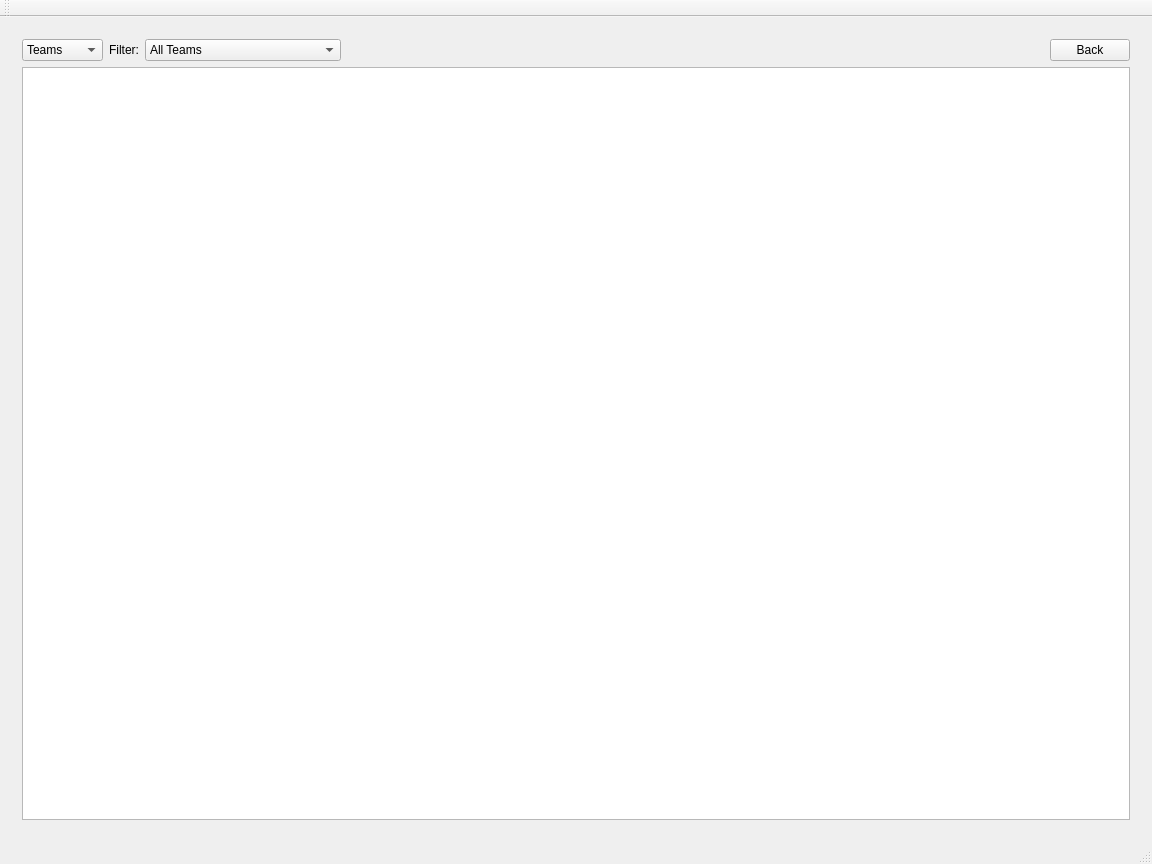
<?xml version="1.0" encoding="UTF-8"?>
<ui version="4.0">
 <class>MainWindow</class>
 <widget class="QMainWindow" name="MainWindow">
  <property name="geometry">
   <rect>
    <x>0</x>
    <y>0</y>
    <width>1152</width>
    <height>864</height>
   </rect>
  </property>
  <property name="windowTitle">
   <string>MainWindow</string>
  </property>
  <widget class="QWidget" name="centralWidget">
   <layout class="QGridLayout" name="gridLayout">
    <item row="0" column="0">
     <widget class="QStackedWidget" name="stWid">
      <property name="currentIndex">
       <number>2</number>
      </property>
      <widget class="QWidget" name="page_home">
       <widget class="QPushButton" name="btn_go_to_stadium_capacity">
        <property name="geometry">
         <rect>
          <x>460</x>
          <y>130</y>
          <width>161</width>
          <height>31</height>
         </rect>
        </property>
        <property name="text">
         <string>Stadium Capacity</string>
        </property>
       </widget>
       <widget class="QPushButton" name="pushButton_teams_stadiums">
        <property name="geometry">
         <rect>
          <x>460</x>
          <y>180</y>
          <width>161</width>
          <height>31</height>
         </rect>
        </property>
        <property name="text">
         <string>Teams and Stadiums</string>
        </property>
       </widget>
       <widget class="QPushButton" name="adminLoginButton">
        <property name="geometry">
         <rect>
          <x>960</x>
          <y>30</y>
          <width>121</width>
          <height>31</height>
         </rect>
        </property>
        <property name="text">
         <string>Admin Login</string>
        </property>
       </widget>
      </widget>
      <widget class="QWidget" name="page_stadium_capacity">
       <layout class="QGridLayout" name="gridLayout_4">
        <item row="0" column="0">
         <widget class="QTableView" name="tableView_stadium_capacity_list">
          <property name="selectionMode">
           <enum>QAbstractItemView::NoSelection</enum>
          </property>
          <property name="selectionBehavior">
           <enum>QAbstractItemView::SelectRows</enum>
          </property>
         </widget>
        </item>
        <item row="1" column="0">
         <layout class="QGridLayout" name="gridLayout_3">
          <item row="0" column="0">
           <spacer name="horizontalSpacer_2">
            <property name="orientation">
             <enum>Qt::Horizontal</enum>
            </property>
            <property name="sizeHint" stdset="0">
             <size>
              <width>40</width>
              <height>20</height>
             </size>
            </property>
           </spacer>
          </item>
          <item row="0" column="1">
           <layout class="QFormLayout" name="formLayout">
            <item row="0" column="0">
             <widget class="QLabel" name="label">
              <property name="text">
               <string>Total Seating Capacity: </string>
              </property>
             </widget>
            </item>
            <item row="0" column="1">
             <widget class="QLineEdit" name="lineEdit_stadium_capacity">
              <property name="readOnly">
               <bool>true</bool>
              </property>
             </widget>
            </item>
           </layout>
          </item>
         </layout>
        </item>
        <item row="2" column="0">
         <layout class="QGridLayout" name="gridLayout_2">
          <item row="0" column="1">
           <widget class="QPushButton" name="btn_stadium_capacity_back">
            <property name="text">
             <string>Back</string>
            </property>
           </widget>
          </item>
          <item row="0" column="0">
           <spacer name="horizontalSpacer">
            <property name="orientation">
             <enum>Qt::Horizontal</enum>
            </property>
            <property name="sizeHint" stdset="0">
             <size>
              <width>40</width>
              <height>20</height>
             </size>
            </property>
           </spacer>
          </item>
         </layout>
        </item>
       </layout>
      </widget>
      <widget class="QWidget" name="page_teams_stadiums">
       <layout class="QGridLayout" name="gridLayout_7">
        <item row="0" column="0">
         <layout class="QGridLayout" name="gridLayout_6">
          <item row="0" column="1">
           <layout class="QFormLayout" name="formLayout_2">
            <item row="0" column="0">
             <widget class="QLabel" name="label_filter">
              <property name="text">
               <string>Filter:</string>
              </property>
              <property name="alignment">
               <set>Qt::AlignRight|Qt::AlignTrailing|Qt::AlignVCenter</set>
              </property>
             </widget>
            </item>
            <item row="0" column="1">
             <widget class="QComboBox" name="comboBox_filters">
              <item>
               <property name="text">
                <string>All Teams</string>
               </property>
              </item>
              <item>
               <property name="text">
                <string>American Football Conference</string>
               </property>
              </item>
              <item>
               <property name="text">
                <string>National Football Conference</string>
               </property>
              </item>
             </widget>
            </item>
           </layout>
          </item>
          <item row="0" column="3">
           <widget class="QPushButton" name="pushButton_team_stadium_back">
            <property name="text">
             <string>Back</string>
            </property>
           </widget>
          </item>
          <item row="0" column="0">
           <widget class="QComboBox" name="comboBox_selection">
            <item>
             <property name="text">
              <string>Teams</string>
             </property>
            </item>
            <item>
             <property name="text">
              <string>Stadiums</string>
             </property>
            </item>
            <item>
             <property name="text">
              <string>Players</string>
             </property>
            </item>
            <item>
             <property name="text">
              <string>Surfaces</string>
             </property>
            </item>
           </widget>
          </item>
          <item row="0" column="2">
           <spacer name="horizontalSpacer_3">
            <property name="orientation">
             <enum>Qt::Horizontal</enum>
            </property>
            <property name="sizeHint" stdset="0">
             <size>
              <width>40</width>
              <height>20</height>
             </size>
            </property>
           </spacer>
          </item>
         </layout>
        </item>
        <item row="1" column="0">
         <widget class="QTableView" name="tableView_teams_stadiums"/>
        </item>
       </layout>
      </widget>
     </widget>
    </item>
   </layout>
  </widget>
  <widget class="QMenuBar" name="menuBar">
   <property name="geometry">
    <rect>
     <x>0</x>
     <y>0</y>
     <width>1152</width>
     <height>25</height>
    </rect>
   </property>
  </widget>
  <widget class="QToolBar" name="mainToolBar">
   <attribute name="toolBarArea">
    <enum>TopToolBarArea</enum>
   </attribute>
   <attribute name="toolBarBreak">
    <bool>false</bool>
   </attribute>
  </widget>
  <widget class="QStatusBar" name="statusBar"/>
 </widget>
 <layoutdefault spacing="6" margin="11"/>
 <resources/>
 <connections/>
</ui>
